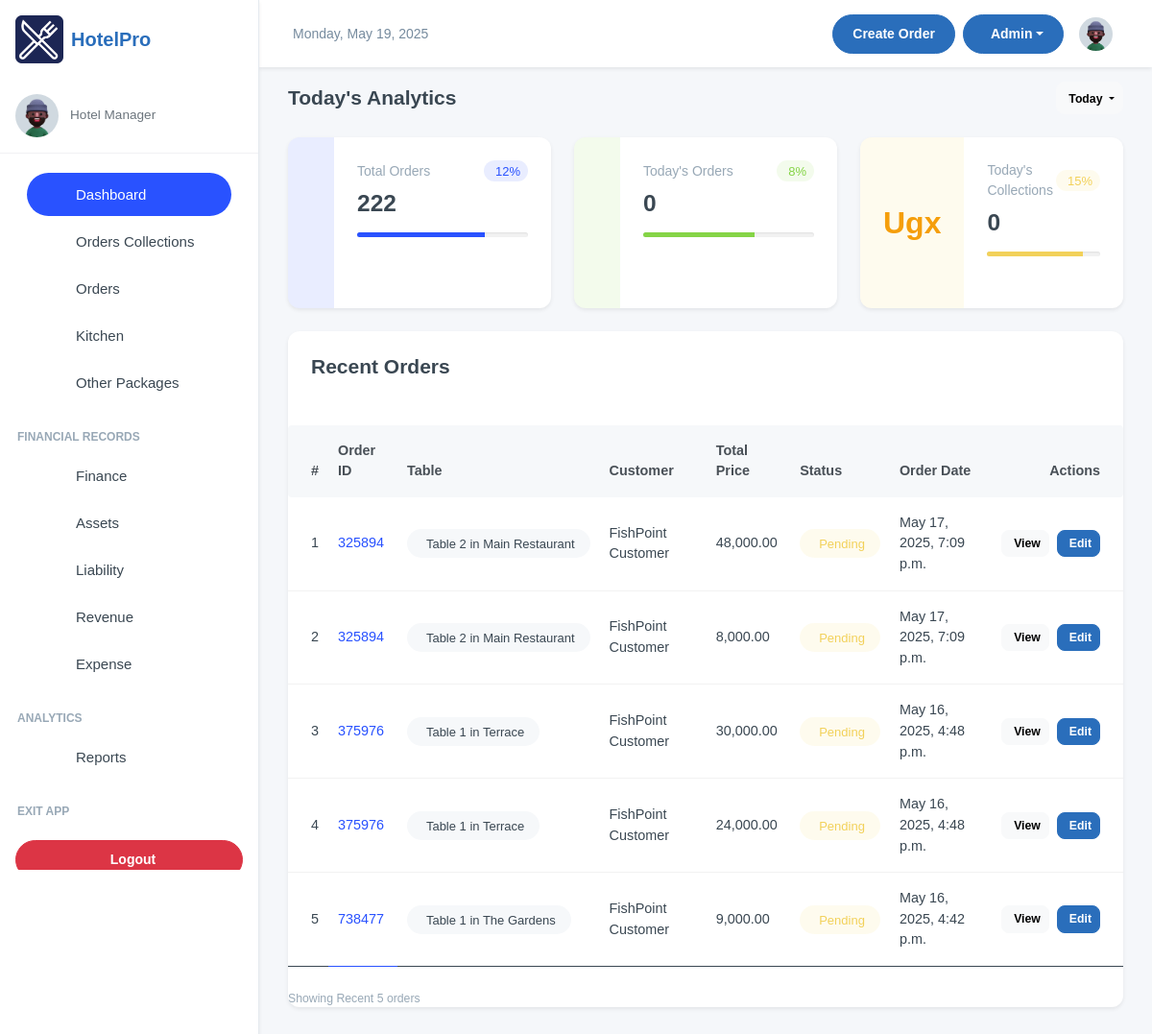
/manager/ (signed in), run on the app's committed database.
### inventory/models.py (models this page shows, shortened)
class OrderItem(models.Model):
    ORDER_TYPE_CHOICES = [
        ('Dine-In', 'Dine-In'),
        ('Take-Away', 'Take-Away'),
    ]
    SPECIAL_NOTES_CHOICES = [
        ('strongly spiced', 'strongly spiced'),
        ('midly spiced', 'midly spiced'),
       ( 'chips' , 'chips'),
       ('rice','rice'),
        ('posho', 'posho'),
       ( 'rice_posho','rice_posho' ),
        ('chips_rice', 'chips_rice'),
       ( 'rice_posho', 'rice_posho'),
        ('chips_posho', 'chips_posho')
    ]
    order = models.ForeignKey(OrderTransaction, on_delete=models.CASCADE, related_name='order_items')
    menu_item = models.ForeignKey(MenuItem, on_delete=models.CASCADE, null=True, blank=True)
    order_date = models.DateTimeField(auto_now_add=True)
    customer_name = models.CharField(max_length=255, blank=True, null=True, default="FishPoint Customer")
    dining_area = models.ForeignKey(DiningArea, on_delete=models.SET_NULL, null=True, blank=True)
    table = models.ForeignKey(Table, on_delete=models.SET_NULL, null=True, blank=True)
    total_price =  models.DecimalField(max_digits=10, decimal_places=2, default=Decimal('0.00'))
    quantity = models.IntegerField(blank=True, null=True)
    status = models.CharField(
        max_length=50, default='Pending',
        choices=[('Pending', 'Pending'), ('Preparing', 'Preparing'), ('Cooked', 'Completed'), ('Served', 'Served'), ('Cancelled', 'Cancelled')]
    )
    special_notes = models.CharField(
        default="nothing",
        max_length=50, blank=True, null=True,
        choices=SPECIAL_NOTES_CHOICES
        )
    order_type = models.CharField(
        max_length=10,
        choices=ORDER_TYPE_CHOICES,
        default='Dine-In'
    )
    updated = models.DateField(auto_now=True, blank=True, null=True)
    class Meta:
        verbose_name = 'Order Item'
        verbose_name_plural = 'Order Items'
        ordering = ['-order_date']

class OrderTransaction(models.Model):
    pay_mode = (
        ("NO PAYMENT", "NO PAYMENT"),
        ("CASH", "CASH"),
        ("MOMO PAY", "MOMO PAY"),
        ("AIRTEL PAY", "AIRTEL PAY"),
        ("BANK CARD", "BANK CARD"),
    )
    random_id = models.CharField(max_length=6, unique=True, editable=False, default=generate_random_id)
    customer_name = models.CharField(max_length=255, blank=True, null=True, default="FishPoint Customer")
    dining_area = models.ForeignKey(DiningArea, on_delete=models.SET_NULL, null=True, blank=True)
    table = models.ForeignKey(Table, on_delete=models.SET_NULL, null=True, blank=True )
    special_notes = models.TextField(default="Null")
    created = models.DateField(auto_now_add=True, blank=True, null=True)
    payment_mode = models.CharField(default="NO PAYMENT", max_length=50, choices=pay_mode)
    transaction_id = models.CharField(blank=True, null=True, max_length=100)
    created_by = models.ForeignKey(User, on_delete=models.SET_NULL, null=True, blank=True)
    updated = models.DateField(auto_now=True, blank=True, null=True)
    class Meta:
        ordering = ['-created']

class Table(models.Model):
    table_number = models.IntegerField()
    dining_area = models.ForeignKey(DiningArea, on_delete=models.CASCADE, related_name='tables')
    capacity = models.IntegerField()  # Number of seats at the table
    is_available = models.BooleanField(default=True)
    def __str__(self):
        return f"Table {self.table_number} in {self.dining_area.name}"

class DiningArea(models.Model):
    name = models.CharField(max_length=255)
    description = models.TextField(blank=True, null=True)

### inventory/views.py (the view)
# urls.py: path("", views.dashboard, name="dashboard"),
@login_required(login_url='/user/login/')
def dashboard(request):
    start_of_today = timezone.make_aware(datetime.combine(today, datetime.min.time()))
    end_of_today = timezone.make_aware(datetime.combine(today + timedelta(days=1), datetime.min.time()))
    orderTodayCount = OrderItem.objects.filter(order_date__gte=start_of_today, order_date__lt=end_of_today).count()
    orderCount = OrderItem.objects.all().count()
    today_total_amount = OrderItem.objects.filter(order_date__gte=start_of_today, order_date__lt=end_of_today).aggregate(total=Sum('total_price'))['total'] or 0
    orders = OrderItem.objects.all().order_by('-order_date')[:5]
    context = {
        "orderTodayCount": orderTodayCount,
        "orderCount": orderCount,
        "orders": orders,
        "today_total_amount": today_total_amount,
    }
    return render(request, "dashboard.html", context)

### inventory/templates/dashboard.html (shortened to what this page needs)
{% extends 'base.html' %}
{% load humanize %}
{% block content %}
{% include 'features/analyticCards.html' %}
{% include 'features/orders.html' %}
{% endblock content %}

### inventory/templates/features/orders.html (shortened to what this page needs)
{% load humanize %}
{% load humanize %}
<div class="card border-0 shadow-sm rounded-4 overflow-hidden mb-4">
  <div class="card-body p-4">
    <div class="d-flex align-items-center justify-content-between mb-4">
      <h4 class="fw-bold m-0">Recent Orders</h4>
      </div>
    </div>
    <div class="table-responsive">
      <table class="table table-hover align-middle">
        <thead class="table-light">
          <tr>
            <th class="ps-4 rounded-start">#</th>
            <th>Order ID</th>
            <th>Table</th>
            <th>Customer</th>
            <th>Total Price</th>
            <th>Status</th>
            <th>Order Date</th>
            <th class="text-end pe-4 rounded-end">Actions</th>
          </tr>
        </thead>
        <tbody>
          {% for order in orders %}
          <tr>
            <td class="ps-4 fw-medium">{{ forloop.counter }}</td>
            <td class="fw-medium text-primary">{{ order.order.random_id }}</td>
            <td>
              <span class="badge bg-light text-dark rounded-pill px-3 py-2">
                {{ order.order.table }}
              </span>
            </td>
            <td>{{ order.order.customer_name }}</td>
            <td class="fw-medium">{{ order.total_price|intcomma  }}</td>
            <td>
              {% if order.status == 'Completed' %}
                <span class="badge bg-success bg-opacity-10 text-success px-3 py-2 rounded-pill">
                  <iconify-icon icon="lucide:check-circle" class="me-1" style="font-size: 14px;"></iconify-icon>
                  {{ order.status }}
                </span>
              {% elif order.status == 'Pending' %}
                <span class="badge bg-warning bg-opacity-10 text-warning px-3 py-2 rounded-pill">
                  {{ order.status }}
                </span>
              {% elif order.status == 'Processing' %}
                <span class="badge bg-info bg-opacity-10 text-info px-3 py-2 rounded-pill">
                  <iconify-icon icon="lucide:loader" class="me-1" style="font-size: 14px;"></iconify-icon>
                  {{ order.status }}
                </span>
              {% else %}
                <span class="badge bg-secondary bg-opacity-10 text-secondary px-3 py-2 rounded-pill">
                  {{ order.status }}
                </span>
              {% endif %}
            </td>
            <td>{{ order.order_date }}</td>
            <td class="text-end pe-4">
              <div class="d-flex justify-content-end gap-2">
                <a href="/manager/orders/{{ order.id }}" class="btn btn-sm btn-light d-flex align-items-center gap-1" data-bs-toggle="tooltip" title="View Details">
                  <span class="d-none d-md-inline">View</span>
                </a>
                <a href="/manager/order/{{ order.id }}/update-status/" class="btn btn-sm btn-primary d-flex align-items-center gap-1" data-bs-toggle="tooltip" title="Edit Order">
                  <span class="d-none d-md-inline">Edit</span>
                </a>
              </div>
            </td>
          </tr>
          {% endfor %}
        </tbody>
      </table>
    </div>
    <div class="d-flex justify-content-between align-items-center mt-4">
      <div class="text-muted small">Showing <span class="fw-medium">Recent</span>  <span class="fw-medium">5</span> orders</div>
    </div>
  </div>
</div>

### templates/base.html (style rules this page uses)
:root { --primary-color: #2A6EBB; --secondary-color: #F8F9FA; --accent-color: #FFD700; --text-color: #333333; --success-color: #28a745; --danger-color: #dc3545; --warning-color: #ffc107; --info-color: #17a2b8; }
body { font-family: 'Poppins', sans-serif; background-color: #f5f7fa; }
.btn-primary { background-color: var(--primary-color); border-color: var(--primary-color); }
.card { border-radius: 0.75rem; border: none; box-shadow: 0 0.125rem 0.25rem rgba(0, 0, 0, 0.075); transition: transform 0.2s ease-in-out, box-shadow 0.2s ease-in-out; }

### inventory/templates/dashboard.html (style rules this page uses)
table { font-size: .9rem; font-family: 'Arial', sans-serif; }

### inventory/templates/features/analyticCards.html (style rules this page uses)
.rounded-4 { border-radius: 12px !important; }
.badge { font-weight: 500; }

### inventory/templates/features/orders.html (style rules this page uses)
.rounded-4 { border-radius: 12px !important; }
.table { margin-bottom: 0; }
.table thead th { font-weight: 600; border-top: none; border-bottom: none; padding-top: 16px; padding-bottom: 16px; color: #495057; }
.table tbody tr { border-bottom: 1px solid rgba(0, 0, 0, 0.05); }
.table tbody tr:last-child { border-bottom: none; }
.table tbody td { padding-top: 16px; padding-bottom: 16px; vertical-align: middle; }
.badge { font-weight: 500; }
.btn-light { background-color: #f8f9fa; border-color: #f8f9fa; }

### data on the page
OrderItem: order.random_id "325894", order.table "Table 2 in Main Restaurant", order.customer_name "FishPoint Customer", total_price "48,000.00", status "Pending", order_date "May 17, 2025, 7:09 p.m."
OrderItem: order.random_id "325894", order.table "Table 2 in Main Restaurant", order.customer_name "FishPoint Customer", total_price "8,000.00", status "Pending", order_date "May 17, 2025, 7:09 p.m."
OrderItem: order.random_id "375976", order.table "Table 1 in Terrace", order.customer_name "FishPoint Customer", total_price "30,000.00", status "Pending", order_date "May 16, 2025, 4:48 p.m."
OrderItem: order.random_id "375976", order.table "Table 1 in Terrace", order.customer_name "FishPoint Customer", total_price "24,000.00", status "Pending", order_date "May 16, 2025, 4:48 p.m."
OrderItem: order.random_id "738477", order.table "Table 1 in The Gardens", order.customer_name "FishPoint Customer", total_price "9,000.00", status "Pending", order_date "May 16, 2025, 4:42 p.m."

### other printed values
{{ orderCount }} "222"
{{ orderTodayCount }} "0"
{{ today_total_amount|intcomma }} "0"
